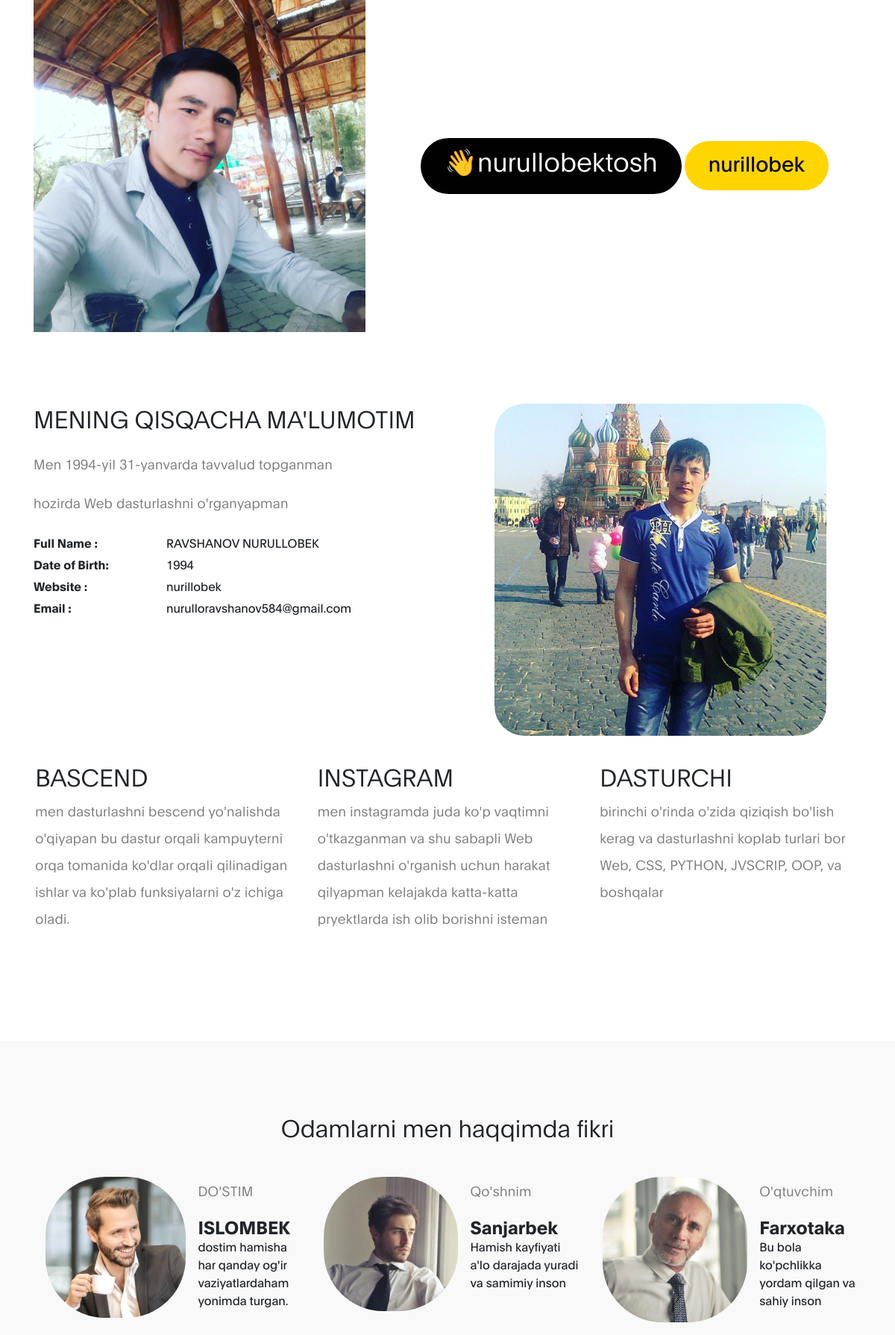
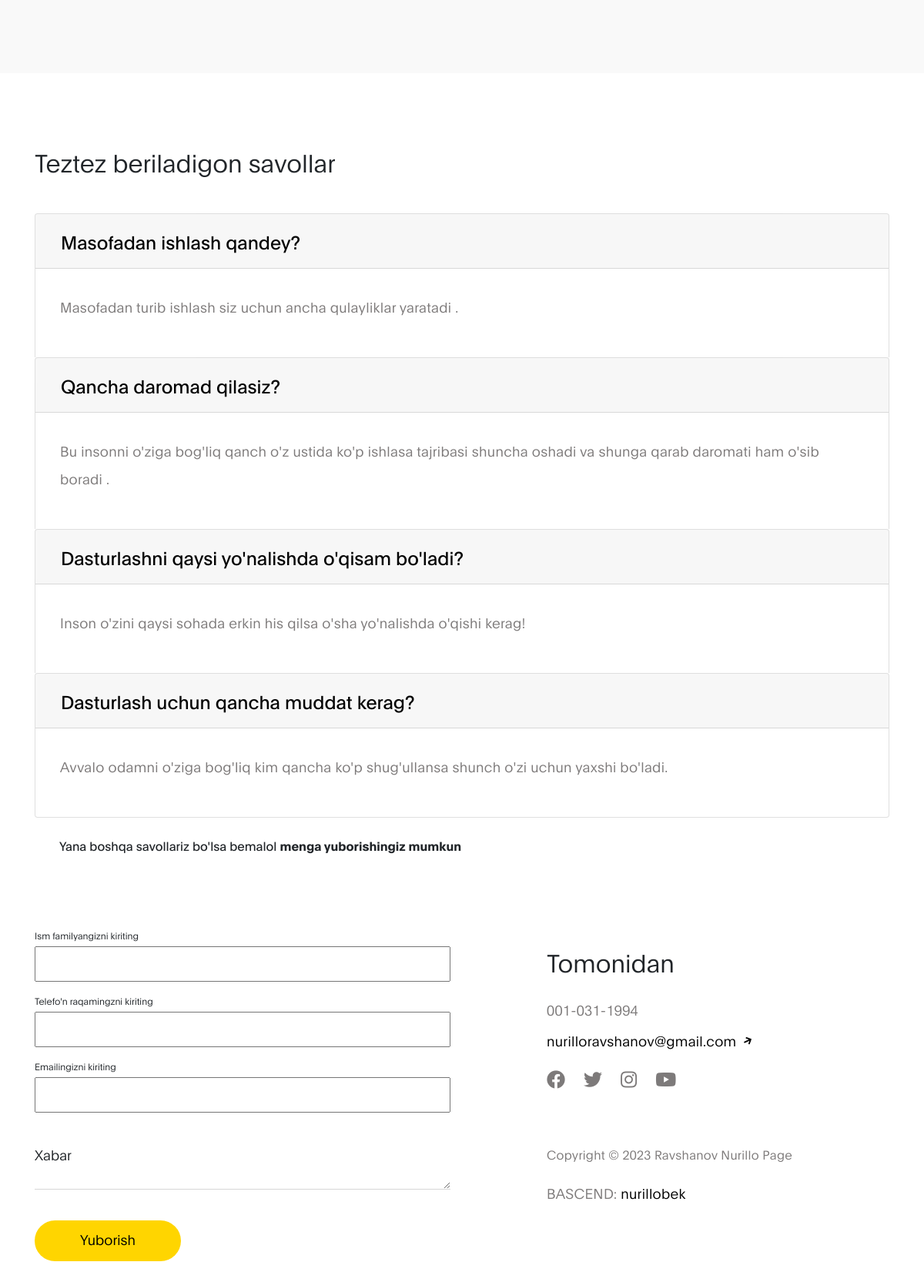
The page / on the database its author committed (2 pictures, top to bottom).
### main/models.py (models this page shows, shortened)
class Enterance(models.Model):
    img = models.ImageField(upload_to='enterance_photo/')
    name = models.CharField(max_length=255)

class About(models.Model):
    title = models.CharField(max_length=255)
    text_1 = models.TextField()
    text_2 = models.TextField()

class About_info(models.Model):
    full_name = models.CharField(max_length=200)
    date_of_birth = models.IntegerField()
    about_instagram = models.CharField(max_length=200)
    email = models.CharField(max_length=255)

class About_me_photo(models.Model):
    img = models.ImageField(upload_to='about_phots/')

class Know_me(models.Model):
    title = models.CharField(max_length=200)
    text = models.TextField()

class Comment(models.Model):
    img = models.ImageField(upload_to='comment_photo/')
    short_text = models.CharField(max_length=255)
    name = models.CharField(max_length=200)
    jop = models.CharField(max_length=200)

class Savollar(models.Model):
    question = models.CharField(max_length=200)
    answer = models.TextField()

class Info(models.Model):
    facebook = models.CharField(max_length=255)
    twitter = models.CharField(max_length=200)
    contact_instagram = models.CharField(max_length=200)
    you_tube = models.CharField(max_length=200)

### main/views.py (the view)
# urls.py: path('', index_view, name='index_urls'),
def index_view(request):
    context = {
        'enterance': Enterance.objects.all().order_by('-id')[:1],
        'about': About.objects.all(),
        'about_me_photo': About_me_photo.objects.all().order_by('-id')[:1],
        'know_me': Know_me.objects.all().order_by('-id')[:3],
        'comment': Comment.objects.all().order_by('-id')[:4],
        'savollar': Savollar.objects.all().order_by('-id')[:5],
        'about_info': About_info.objects.all().order_by('-id')[:4],
        'info': Info.objects.all().order_by('-id')[:4],
        'contact': Contact.objects.last()
    }
    return render(request, 'index.html', context)

### templates/index.html (shortened to what this page needs)
{% load static %}
<!DOCTYPE html>
<html lang="en">
<head>
     <link rel="stylesheet" href="{% static 'css/bootstrap.min.css' %}">
     <link rel="stylesheet" href="{% static 'css/all.min.css' %}">
     <link rel="stylesheet" href="{% static 'css/owl.carousel.min.css' %}">
     <link rel="stylesheet" href="{% static 'css/owl.theme.default.min.css' %}">
     <link rel="stylesheet" href="{% static 'css/tooplate-ben-resume-style.css' %}">
</head>
<body data-spy="scroll" data-target="#navbarNav" data-offset="50">
    <section class="hero d-flex flex-column justify-content-center align-items-center" id="intro">
         <div class="container">
            <div class="row">
                {% for i in enterance %}
                  <div class="mx-auto col-lg-5 col-md-5 col-10">
                      <img width="1200" height="1200" src= "{{ i.img.url }}" class="img-fluid" alt="Ben Resume HTML Template">
                  </div>
                   <div class="d-flex flex-column justify-content-center align-items-center col-lg-7 col-md-7 col-12">
                        <div class="hero-text">
                            <h1 class="hero-title">👋{{ i.name }}</h1>
                            <a href="https://www.instagram.com/nurilloravshanov/" class="email-link">
                                nurillobek
                            </a>
                        </div>
                    </div>
                {% endfor %}
            </div>
        </div>
    </section>
    <section class="about section-padding" id="about">
        <div class="container">
            <div class="row">
                <div class="col-lg-6 col-md-6 col-12">
                    {% for i in about %}
                    <h3 class="mb-4">{{ i.title }}</h3>
                    <p>{{ i.text_1 }}</p>
                    <p>{{ i.text_2 }}</p>
                    {% endfor %}
                    {% for i in about_info %}
                    <ul class="mt-4 mb-5 mb-lg-0 profile-list list-unstyled">
                        <li><strong>Full Name :</strong>{{ i.full_name }}</li>
                        <li><strong>Date of Birth:</strong>{{ i.date_of_birth }}</li>
                        <li><strong>Website :</strong>{{ i.about_instagram }}</li>
                        <li><strong>Email :</strong>{{ i.email }}</li>
                    </ul>
                    {% endfor %}
                </div>
                {% for i in about_me_photo %}
                <div class="col-lg-5 mx-auto col-md-6 col-12">
                    <img src="{{ i.img.url }}" class="about-image img-fluid" alt="Ben's Resume HTML Template">
                </div>
                {% endfor %}
            </div>
            <div class="row about-third">
                {% for i in know_me %}
            	<div class="col-lg-4 col-md-4 col-12">
                <h3>{{ i.title }}</h3>
                <p>{{ i.text }}</p>
                </div>
                {%endfor %}
            </div>
        </div>
    </section>
     <section class="testimonials section-padding" id="testimonials">
          <div class="container">
               <div class="row">
                    <div class="col-12">
                        <h3 class="mb-5 text-center">Odamlarni men haqqimda fikri </h3>
                        <div class="owl-carousel owl-theme" id="testimonials-carousel">
                            {% for i in comment %}
                            <div class="item">
                                <div class="testimonials-thumb d-flex">
                                    <div class="testimonials-image">
                                        <img src="{{ i.img.url }}" class="img-fluid" alt="testimonials image">
                                    </div>
                                    <div class="testimonials-info">
                                        <p>{{ i.short_text }}</p>
                                        <h6 class="mb-0">{{ i.name }}</h6>
                                        <span>{{ i.jop }}</span>
                                    </div>
                                </div>
                            </div>
                            {% endfor %}
                        </div>
                    </div>
               </div>
          </div>
     </section>
     <section class="faq section-padding">
        <div class="container">
            <div class="row">
                <div class="col-lg-12 col-12">
                    <h3 class="mb-5">Teztez beriladigon savollar </h3>
                    {% for i in savollar %}
                    <div class="accordion" id="accordionExample">
                      <div class="card">
                        <div class="card-header" id="headingOne">
                          <h2 class="mb-0">
                            <button class="btn btn-link" type="button" data-toggle="collapse" data-target="#collapseOne" aria-expanded="true" aria-controls="collapseOne">
                              {{ i.question }}
                            </button>
                          </h2>
                        </div>
                        <div id="collapseOne" class="collapse show" aria-labelledby="headingOne" data-parent="#accordionExample">
                          <div class="card-body">
                            <p>{{ i.answer  }}</p>
                          </div>
                        </div>
                      </div>
                        {% endfor %}
                    <span class="faq-info-text">Yana boshqa savollariz bo'lsa bemalol <strong>menga yuborishingiz mumkun</strong></span>
                </div>
           	 </div>
        	</div>
        </div>
    </section>
     <section class="contact section-padding pt-0" id="contact">
      <div class="container">
        <div class="row">
          <div class="col-lg-6 col-md-6 col-12">
            <form action="{% url 'create_message_urls' %}" method="post" class="contact-form webform"  role="form">
                <div class="form-group d-flex flex-column-reverse">
                    <input type="text" name="name" id="cf-name" placeholder="Ism familyangizni kiriting" required>
                    <label for="cf-name" class="webform-label">Ism familyangizni kiriting</label>
                </div>
                <div class="form-group d-flex flex-column-reverse">
                    <input type="number" name="number" id="cf-name" placeholder="Telefo'n raqamingzni kiriting" required>
                    <label for="cf-name" class="webform-label">Telefo'n raqamingzni kiriting</label>
                </div>
                <div class="form-group d-flex flex-column-reverse">
                    <input type="email" name="email" id="cf-email" placeholder="Emailingizni kiriting" required>
                    <label for="cf-email" class="webform-label">Emailingizni kiriting</label>
                </div>
                <div class="form-group d-flex flex-column-reverse">
                    <textarea class="form-control" name="message" id="cf-message" placeholder="Xabar qoldiring" required></textarea>
                    <label for="cf-message" class="webform-label">Xabar</label>
                </div>
                <button type="submit" class="form-control" id="submit-button" name="submit">Yuborish</button>
            </form>
          </div>
            <div class="mx-auto col-lg-4 col-md-6 col-12">
                <h3 class="my-4 pt-4 pt-lg-0">Tomonidan </h3>
                <p class="mb-1">001-031-1994</p>
                <p>
                    <a href="#">
                        nurilloravshanov@gmail.com
                    <i class="fas fa-arrow-right custom-icon"></i>
                    </a>
                </p>
                {% for i in info %}
                <ul class="social-links mt-2">
                    <li><a href="{{ i.facebook }}" rel="noopener" class="fab fa-facebook"></a></li>
                    <li><a href="{{ i.twitter }}" rel="noopener" class="fab fa-twitter"></a></li>
                    <li><a href="{{ i.contact_instagram}}" rel="noopener" class="fab fa-instagram"></a></li>
                    <li><a href="{{ i.you_tube }}" rel="noopener" class="fab fa-youtube"></a></li>
                </ul>
                {% endfor %}
              <p class="copyright-text mt-5 pt-3">Copyright &copy; 2023 Ravshanov Nurillo Page</p>
                <p>BASCEND: <a href="https://www.instagram.com/nurilloravshanov/" title="free HTML templates" target="_blank">nurillobek</a></p>
            </div>
        </div>
      </div>
    </section>
</body>
</html>

### static/css/tooplate-ben-resume-style.css (style rules this page uses)
:root { --primary-color: #ffd500; --white-color: #ffffff; --dark-color: #010101; --menu-bg-color: #212529; --gray-color: #909090; --p-color: #7d7a7a; --base-font-family: "Plain", -apple-system,BlinkMacSystemFont,"Segoe UI",Roboto,"Helvetica Neue",Arial,"Noto Sans",sans-serif,"Apple Color Emoji","Segoe UI Emoji","Segoe UI Symbol","Noto Color Emoji"; --font-weight-bold: 600; --font-weight-normal: 400; --font-weight-light: 300; --h1-font-size: 56px; --h2-font-size: 48px; --h3-font-size: 38px; --h4-font-size: 34px; --h5-font-size: 30px; --h6-font-size: 24px; --p-font-size: 18px; --base-font-size: 16px; --button-font-size: 20px; --border-radius-large: 100%; --border-radius-medium: 80px; --border-radius-small: 40px; }
body { font-family: var(--base-font-family); }
h1 { font-size: var(--h1-font-size); }
h1, h3 { font-weight: var(--font-weight-light); }
h2 { font-size: var(--h2-font-size); }
h3 { font-size: var(--h3-font-size); }
h6 { font-weight: var(--font-weight-bold); font-size: var(--h6-font-size); }
p { color: var(--p-color); font-size: var(--p-font-size); font-weight: var(--font-weight-light); letter-spacing: 0.3px; line-height: 2em; }
.section-padding { padding: 6rem 0; }
.custom-icon { font-size: 12px; position: relative; bottom: 3px; left: 5px; transform: rotate(-25deg); }
* { -webkit-box-sizing: border-box; -moz-box-sizing: border-box; box-sizing: border-box; }
*::before, *::after { -webkit-box-sizing: border-box; -moz-box-sizing: border-box; box-sizing: border-box; }
a { color: var(--dark-color); text-decoration: none; transition: all 0.4s linear; }
.hero-title, .email-link { background: var(--dark-color); border-radius: var(--border-radius-medium); color: var(--white-color); display: inline-block; margin: 0.5rem 0; padding: 0.5rem 2rem 1.5rem 2rem; font-size: 2.2em; }
.email-link { background: var(--primary-color); color: var(--dark-color); font-size: var(--h4-font-size); padding: 0.5rem 2rem 1rem 2rem; }
.about-third { margin: 2.2em -0.8em; }
.about-image { border-radius: var(--border-radius-small); }
.profile-list li { margin: 0.3rem 0; }
.profile-list strong { display: inline-block; width: 30%; margin-right: 1rem; }
.faq .card-header { padding: 0; }
.faq .btn-link { color: var(--dark-color); font-size: var(--h6-font-size); text-align: left; display: block; width: 100%; padding: 1rem 2rem; }
.faq .card-body { padding: 2rem; }
.faq-info-text { font-size: var(--base-font-size); display: block; margin: 1.5rem 2rem 0 2rem; }
.testimonials { background: #f9f9f9; }
.testimonials-image { margin: 0 1rem 1rem 1rem; }
.testimonials-image img { border-radius: var(--border-radius-medium); }
.testimonials-info { width: 100%; }
.contact-form .form-control { background: transparent; border: none; border-bottom: 1px solid rgba(142, 140, 140, 0.35); box-shadow: none; border-radius: 0; -webkit-appearance: none; outline: none; color: var(--dark-color); font-weight: var(--font-weight-light); padding-left: 0; cursor: text; }
.contact-form input { height: calc(2.25rem + 10px); }
.contact-form .form-group { margin: 0 0 1rem; position: relative; }
.contact-form .form-control, .webform-label { transition: all 0.4s; touch-action: manipulation; }
.webform-label { cursor: text; font-size: 12px; font-weight: var(--font-weight-light); margin-bottom: 5px; }
.contact-form .form-control:not(:placeholder-shown) + .webform-label, .contact-form .form-control:focus + .webform-label { transform: translate(0, 0) scale(1); cursor: pointer; color: var(--gray-color); }
.contact-form #submit-button { background: var(--primary-color); border: none; border-radius: var(--border-radius-medium); color: var(--dark-color); cursor: pointer; font-size: var(--p-font-size); line-height: 0; margin-top: 2.5rem; padding: 1.5rem 1.8rem 1.8rem 1.8rem; white-space: nowrap; max-width: 190px; }
.copyright-text { font-size: var(--base-font-size); }
.social-links { margin: 40px 0; padding: 0; }
.social-links li { display: inline-block; list-style: none; }
.social-links a { display: inline-block; color: var(--p-color); font-size: var(--h6-font-size); margin: 5px 20px 5px 0; }
@media screen and (max-width: 1200px) { h1 { font-size: 42px; } }
@media screen and (max-width: 1200px) { h2 { font-size: 36px; } }
@media screen and (max-width: 1200px) { h3 { font-size: 32px; } }
@media screen and (max-width: 1200px) { .email-link { font-size: 28px; } }

### rows shown on the page
Enterance: img (picture), name "nurullobektosh"
About: title "MENING QISQACHA MA'LUMOTIM", text_1 "Men 1994-yil 31-yanvarda tavvalud topganman", text_2 "hozirda Web dasturlashni o'rganyapman"
About_info: full_name "RAVSHANOV NURULLOBEK", date_of_birth "1994", about_instagram "nurillobek", email "nurulloravshanov584@gmail.com"
About_me_photo: img (picture)
Know_me: title "BASCEND", text "men dasturlashni bescend yo'nalishda o'qiyapan bu dastur orqali kampuyterni orqa tomanida ko'dlar orqali qilinadigan ishlar va ko'plab funksiyalarni o'z ichiga oladi."
Know_me: title "INSTAGRAM", text "men instagramda juda ko'p vaqtimni o'tkazganman va shu sabapli Web dasturlashni o'rganish uchun harakat qilyapman kelajakda katta-katta pryektlarda ish olib borishni isteman"
Know_me: title "DASTURCHI", text "birinchi o'rinda o'zida qiziqish bo'lish kerag va dasturlashni koplab turlari bor Web, CSS, PYTHON, JVSCRIP, OOP, va boshqalar"
Comment: img (picture), short_text "DO'STIM", name "ISLOMBEK", jop "dostim hamisha har qanday og'ir vaziyatlardaham yonimda turgan."
Comment: img (picture), short_text "Qo'shnim", name "Sanjarbek", jop "Hamish kayfiyati a'lo darajada yuradi va samimiy inson"
Comment: img (picture), short_text "O'qtuvchim", name "Farxotaka", jop "Bu bola ko'pchlikka yordam qilgan va sahiy inson"
Savollar: question "Masofadan ishlash qandey?", answer "Masofadan turib ishlash siz uchun ancha qulayliklar yaratadi ."
Savollar: question "Qancha daromad qilasiz?", answer "Bu insonni o'ziga bog'liq qanch o'z ustida ko'p ishlasa tajribasi shuncha oshadi va shunga qarab daromati ham o'sib boradi ."
Savollar: question "Dasturlashni qaysi yo'nalishda o'qisam bo'ladi?", answer "Inson o'zini qaysi sohada erkin his qilsa o'sha yo'nalishda o'qishi kerag!"
Savollar: question "Dasturlash uchun qancha muddat kerag?", answer "Avvalo odamni o'ziga bog'liq kim qancha ko'p shug'ullansa shunch o'zi uchun yaxshi bo'ladi."
